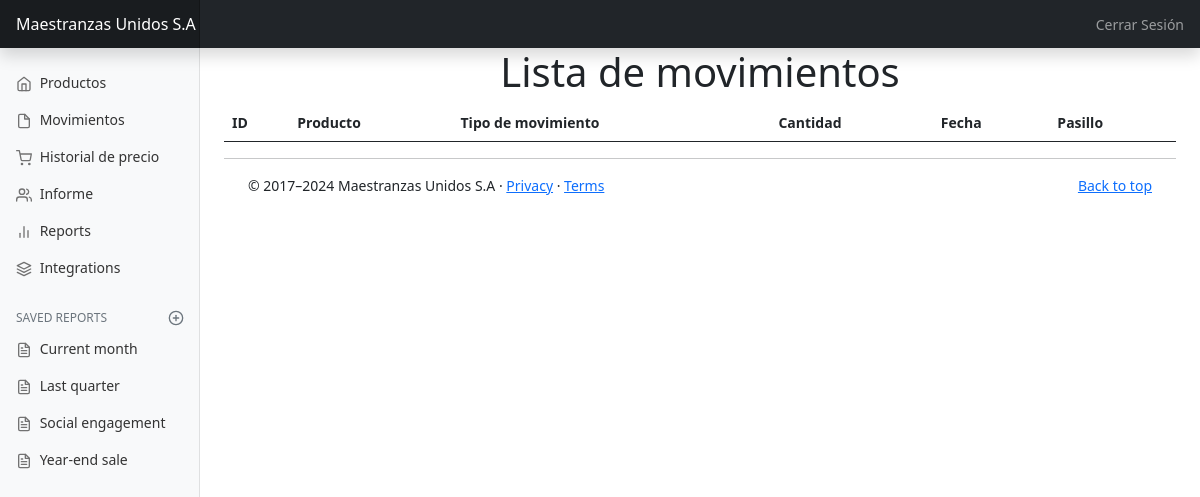
The page /movimientos/ on the database as committed earlier.
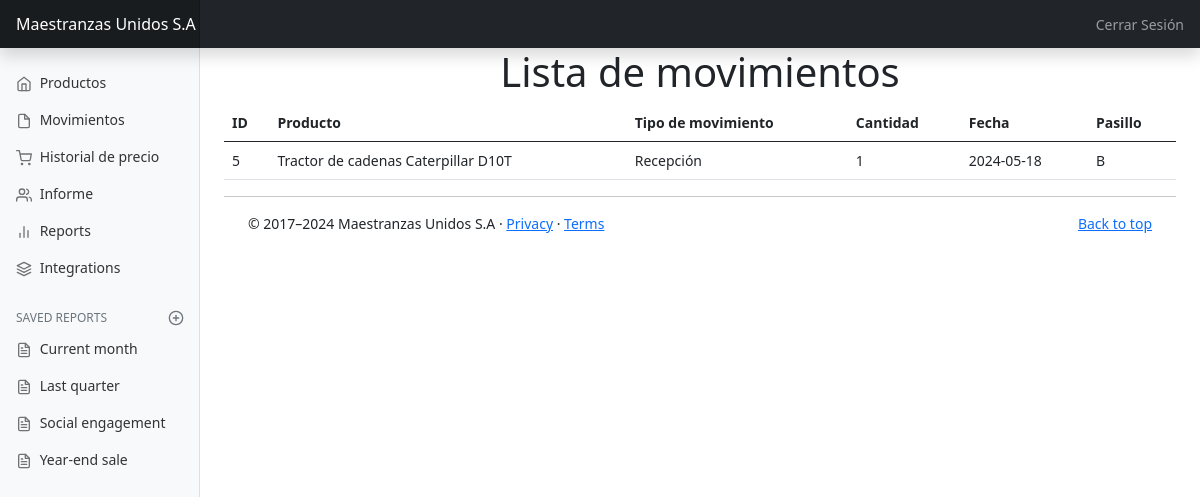
The same page on the database as committed later.
### inventarioweb/models.py (models this page shows, shortened)
class Recepcion(models.Model):
    id = models.AutoField(primary_key=True)
    producto = models.CharField(max_length=100)
    cantidad = models.IntegerField(default=0)
    fecha = models.CharField(max_length=60)
    pasillo = models.CharField(max_length=100)
    movimiento = models.CharField(max_length=100, default=" ")
    class Meta:
        db_table = 'inventarioweb_recepcion'

### inventarioweb/views.py (the view)
# urls.py: path('movimientos/', views.movimientos, name="movimientos"),
def movimientos(request):
    recepciones = Recepcion.objects.all()
    return render(request, 'movimientos.html', {'recepciones': recepciones})

### inventarioweb/templates/movimientos.html
{%extends 'dashboard.html'%}
{%block content%}
<div class="text-center">
    <h1>Lista de movimientos</h1>
</div>
<table class="table">
    <thead>
      <tr>
        <th>ID</th>
        <th>Producto</th>
        <th>Tipo de movimiento</th>
        <th>Cantidad</th>
        <th>Fecha</th>
        <th>Pasillo</th>
      </tr>
    </thead>
    <tbody>
      {% for item in recepciones %}
      <tr>
        <td>{{ item.id }}</td>
        <td>{{ item.producto }}</td>
        <td>{{ item.movimiento }}</td>
        <td>{{ item.cantidad }}</td>
        <td>{{ item.fecha }}</td>
        <td>{{ item.pasillo }}</td>
      </tr>
      {% endfor %}
    </tbody>
  </table>
{%endblock%}

Rows that differ between the two databases and show on the page:
added Recepcion: id "5", producto "Tractor de cadenas Caterpillar D10T", movimiento "Recepción", cantidad "1", fecha "2024-05-18", pasillo "B"
